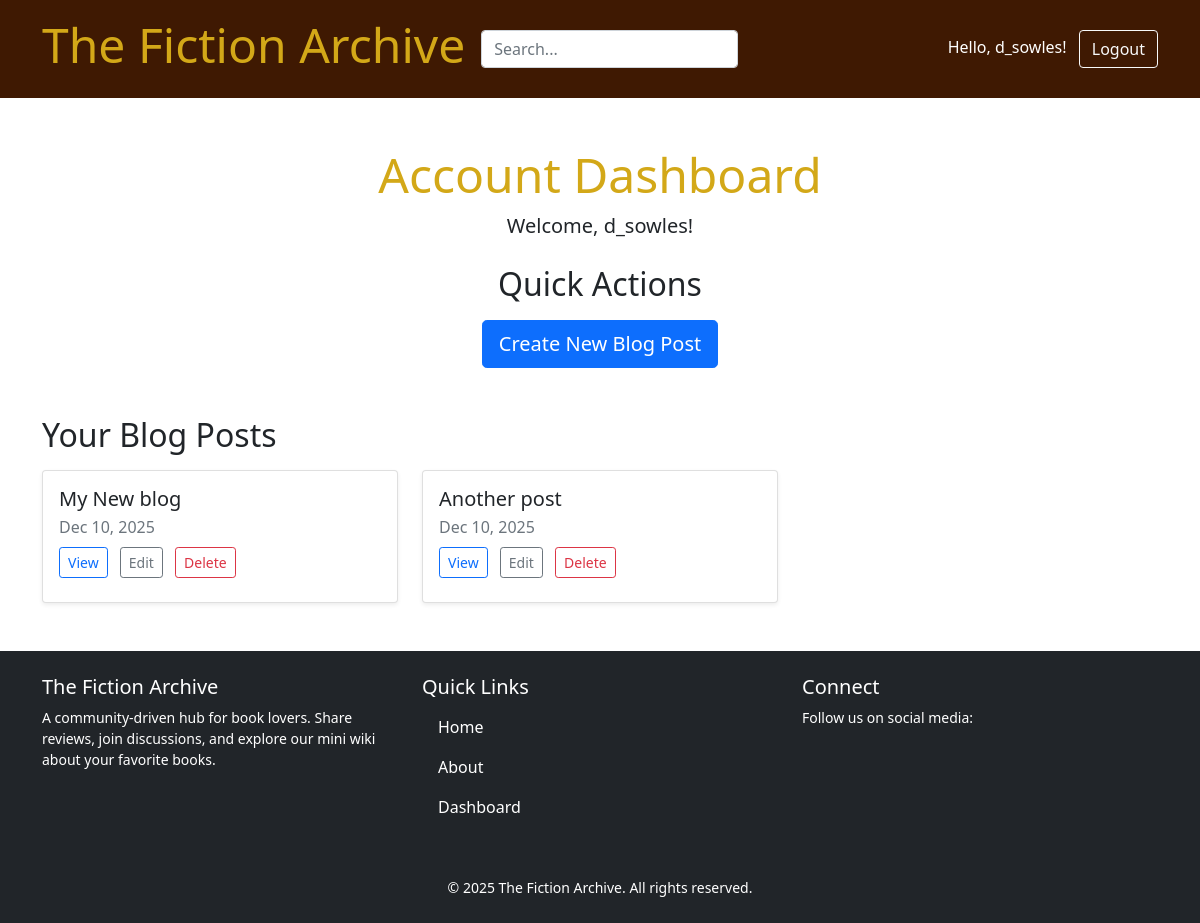
The page /blog/account/ (signed in) on the database as committed earlier.
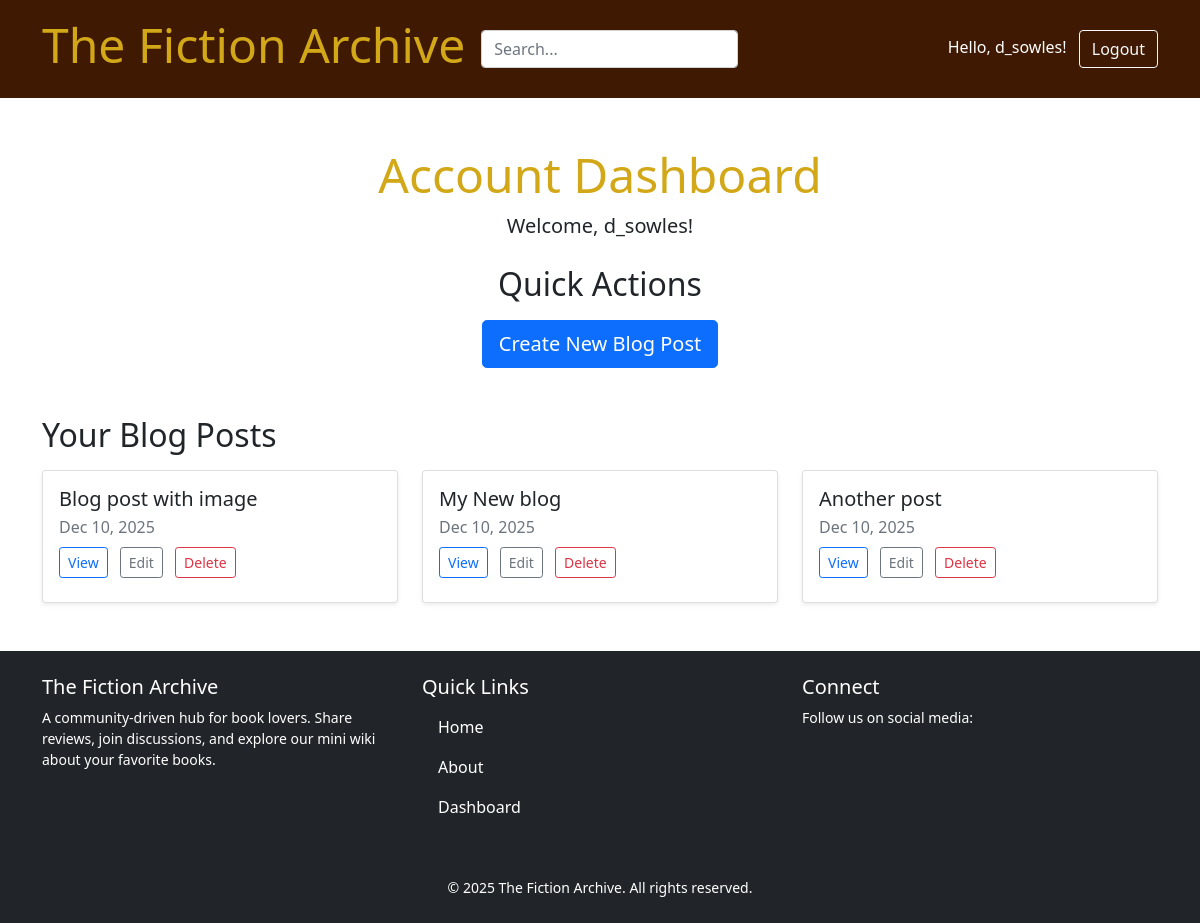
The same page on the database as committed later.
### blog/models.py (models this page shows, shortened)
class Post(models.Model):
    title = models.CharField(max_length=200)
    slug = models.SlugField(unique=True, blank=True)
    content = models.TextField()
    created_at = models.DateTimeField(auto_now_add=True)
    updated_at = models.DateTimeField(auto_now=True)
    published = models.BooleanField(default=True)
    featured_image = models.ImageField(upload_to='blog_images/', blank=True, null=True)
    author = models.ForeignKey(User, on_delete=models.CASCADE, related_name="posts", null=True, blank=True)

### blog/views.py (the view)
# urls.py: path('account/', views.account_dashboard, name='account-dashboard'),
@login_required
def account_dashboard(request):
    posts = Post.objects.filter(author=request.user).order_by('-created_at')
    return render(request, "account/dashboard.html", {
        "posts": posts,
})

### blog/templates/account/dashboard.html (shortened to what this page needs)
{% extends "base.html" %}
{% block content %}
<div class="container my-5">
    <div class="text-center mb-4">
        <h1 class="mb-2">Account Dashboard</h1>
        <p class="lead">Welcome, {{ request.user.username }}!</p>
    </div>
    <div class="mb-5 text-center">
        <h2 class="mb-3">Quick Actions</h2>
        <div class="d-flex flex-wrap gap-2 justify-content-center">
            <a href="{% url 'blog-create' %}" class="btn btn-primary btn-lg">
                 Create New Blog Post
            </a>
        </div>
    </div>
    <div>
        <h2 class="mb-3">Your Blog Posts</h2>
        {% if posts %}
            <div class="row row-cols-1 row-cols-md-2 row-cols-lg-3 g-4">
                {% for post in posts %}
                    <div class="col">
                        <div class="card h-100 shadow-sm">
                            <div class="card-body d-flex flex-column">
                                <h5 class="card-title">{{ post.title }}</h5>
                                <p class="card-subtitle mb-2 text-muted">{{ post.created_at|date:"M d, Y" }}</p>
                                <div class="mt-auto">
                                    <a href="{% url 'blog-detail' slug=post.slug %}" class="btn btn-outline-primary btn-sm me-2 mb-2">View</a>
                                    <a href="{% url 'blog-update' slug=post.slug %}" class="btn btn-outline-secondary btn-sm me-2 mb-2">Edit</a>
                                    <a href="{% url 'blog-delete' slug=post.slug %}" class="btn btn-outline-danger btn-sm mb-2">Delete</a>
                                </div>
                            </div>
                        </div>
                    </div>
                {% endfor %}
            </div>
        {% else %}
            <div class="alert alert-info" role="alert">
                You have not created any posts yet.
            </div>
        {% endif %}
    </div>
</div>
{% endblock %}

### templates/base.html (shortened to what this page needs)
<!DOCTYPE html>
<html lang="en">
<head>
    <link href="https://cdn.jsdelivr.net/npm/bootstrap@5.0.2/dist/css/bootstrap.min.css" rel="stylesheet">
    <link rel="stylesheet" href="https://cdnjs.cloudflare.com/ajax/libs/font-awesome/6.7.2/css/all.min.css" />
    {% load static %}
    <link rel="stylesheet" href="{% static 'css/base.css' %}" />
</head>
<body>
    <header class="p-3 bg-dark text-white" id="site-header">
        <div class="container">
          <div class="d-flex flex-wrap align-items-center justify-content-center justify-content-lg-start">
            <a href={% url 'home' %} class="d-flex align-items-center mb-2 mb-lg-0 me-3 text-decoration-none">
                <h1>The Fiction Archive</h1>
            </a>
            <form action="{% url 'blog-search' %}" method="get" class="col-12 col-lg-auto mb-3 mb-lg-0 me-lg-3">
                <input type="search" name="q" class="form-control form-control-dark" placeholder="Search..." aria-label="Search">
            </form>
            <div class="text-end ms-auto">
                {% if user.is_authenticated %}
                    <span class="text-white me-2">Hello, {{ user.username }}!</span>
                    <a href="{% url 'logout' %}" class="btn btn-outline-light">Logout</a>
                {% else %}
                    <a href="{% url 'login' %}" class="btn btn-outline-light me-2">Login</a>
                    <a href="{% url 'register' %}" class="btn btn-warning">Sign-up</a>
                {% endif %}
            </div>
          </div>
        </div>
    </header>
    {% block content %}<h1>No Content</h1>{% endblock %}
<footer class="bg-dark text-white mt-5">
    <div class="container py-4">
        <div class="row">
            <div class="col-md-4 mb-3">
                <h5>The Fiction Archive</h5>
                <p class="small">
                    A community-driven hub for book lovers. Share reviews, join discussions,
                    and explore our mini wiki about your favorite books.
                </p>
            </div>
            <div class="col-md-4 mb-3">
                <h5>Quick Links</h5>
                <ul class="list-unstyled">
                    <li><a href="{% url 'home' %}" class="nav-link text-decoration-none">Home</a></li>
                    <li><a href="{% url 'blog-about' %}" class="nav-link text-decoration-none">About</a></li>
                    <li><a href="{% url 'account-dashboard' %}" class="nav-link text-decoration-none">Dashboard</a></li>
                </ul>
            </div>
          <div class="col-md-4 mb-3">
              <h5>Connect</h5>
              <p class="small mb-1">Follow us on social media:</p>
          </div>
        </div>
        <div class="text-center mt-3">
            <small>&copy; 2025 The Fiction Archive. All rights reserved.</small>
        </div>
    </div>
</footer>
</body>
</html>

### static/css/base.css (style rules this page uses)
#site-header { background-color: rgb(63, 25, 2) !important; }
h1 { font-size: 3rem; color: rgb(211, 168, 24); }
.nav-link { color: white; }

Rows that differ between the two databases and show on the page:
added Post: title "Blog post with image", created_at "Dec 10, 2025"
